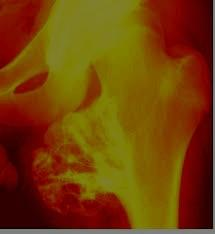
%> input picture Images/1.jpg, 215 x 234 px
$ octave Main.m   (GNU Octave 9; MATLAB toolbox functions it lacks are replaced by stand-ins)
%> lines starting %> are read from the running program, lines starting %| are printed output that depends on the picture; in (x1, y1, x2, y2) boxes, pixels count from 0 and x2, y2 are one past the last pixel; in counts of white or black regions, pixels touching at a corner belong together; the program's own positions count from 1
### Final_Code_25_02_18/Conve.m
function res = Conve(img)
map = hot(64);
[l,w] = size(map);
a = img;
a = double(a);
a(a==0) = 1;
ci = ceil(l*a/max(a(:)));
[il,iw] = size(a);
r = zeros(il,iw);
g = zeros(il,iw);
b = zeros(il,iw);
r(:) = map(ci,1);
g(:) = map(ci,2);
b(:) = map(ci,3);
res = zeros(il,iw,3);
res(:,:,1) = r;
res(:,:,2) = g;
res(:,:,3) = b;

### Final_Code_25_02_18/TextureFeatureExtraction.m
function [out] = SecondOrderFeatures(glcmin,pairs)

if ((nargin > 2) || (nargin == 0))
elseif ( (nargin == 2) )
    if ((size(glcmin,1) <= 1) || (size(glcmin,2) <= 1))
    elseif ( size(glcmin,1) ~= size(glcmin,2) )
    end
elseif (nargin == 1) % only GLCM is entered
    pairs = 0; % default is numbers and input 1 for percentage
    if ((size(glcmin,1) <= 1) || (size(glcmin,2) <= 1))
    elseif ( size(glcmin,1) ~= size(glcmin,2) )
    end
end


format short
if (pairs == 1)
    newn = 1;
    for nglcm = 1:2:size(glcmin,3)
        glcm(:,:,newn)  = glcmin(:,:,nglcm) + glcmin(:,:,nglcm+1);
        newn = newn + 1;
    end
elseif (pairs == 0)
    glcm = glcmin;
end

size_glcm_1 = size(glcm,1);
size_glcm_2 = size(glcm,2);
size_glcm_3 = size(glcm,3);

% checked
out.autoc = zeros(1,size_glcm_3); % Autocorrelation: [2]
out.contr = zeros(1,size_glcm_3); % Contrast: matlab/[1,2]
out.corrm = zeros(1,size_glcm_3); % Correlation: matlab
out.corrp = zeros(1,size_glcm_3); % Correlation: [1,2]
out.cprom = zeros(1,size_glcm_3); % Cluster Prominence: [2]
out.cshad = zeros(1,size_glcm_3); % Cluster Shade: [2]
out.dissi = zeros(1,size_glcm_3); % Dissimilarity: [2]
out.energ = zeros(1,size_glcm_3); % Energy: matlab / [1,2]
out.entro = zeros(1,size_glcm_3); % Entropy: [2]
out.homom = zeros(1,size_glcm_3); % Homogeneity: matlab
out.homop = zeros(1,size_glcm_3); % Homogeneity: [2]
out.maxpr = zeros(1,size_glcm_3); % Maximum probability: [2]

out.sosvh = zeros(1,size_glcm_3); % Sum of sqaures: Variance [1]
out.savgh = zeros(1,size_glcm_3); % Sum average [1]
out.svarh = zeros(1,size_glcm_3); % Sum variance [1]
out.senth = zeros(1,size_glcm_3); % Sum entropy [1]
out.dvarh = zeros(1,size_glcm_3); % Difference variance [4]
%out.dvarh2 = zeros(1,size_glcm_3); % Difference variance [1]
out.denth = zeros(1,size_glcm_3); % Difference entropy [1]
out.inf1h = zeros(1,size_glcm_3); % Information measure of correlation1 [1]
out.inf2h = zeros(1,size_glcm_3); % Informaiton measure of correlation2 [1]
%out.mxcch = zeros(1,size_glcm_3);% maximal correlation coefficient [1]
%out.invdc = zeros(1,size_glcm_3);% Inverse difference (INV) is homom [3]
out.indnc = zeros(1,size_glcm_3); % Inverse difference normalized (INN) [3]
out.idmnc = zeros(1,size_glcm_3); % Inverse difference moment normalized [3]

glcm_sum  = zeros(size_glcm_3,1);
glcm_mean = zeros(size_glcm_3,1);
glcm_var  = zeros(size_glcm_3,1);
u_x = zeros(size_glcm_3,1);
u_y = zeros(size_glcm_3,1);
s_x = zeros(size_glcm_3,1);
s_y = zeros(size_glcm_3,1);

% checked p_x p_y p_xplusy p_xminusy
p_x = zeros(size_glcm_1,size_glcm_3); % Ng x #glcms[1]
p_y = zeros(size_glcm_2,size_glcm_3); % Ng x #glcms[1]
p_xplusy = zeros((size_glcm_1*2 - 1),size_glcm_3); %[1]
p_xminusy = zeros((size_glcm_1),size_glcm_3); %[1]
% checked hxy hxy1 hxy2 hx hy
hxy  = zeros(size_glcm_3,1);
hxy1 = zeros(size_glcm_3,1);
hx   = zeros(size_glcm_3,1);
hy   = zeros(size_glcm_3,1);
hxy2 = zeros(size_glcm_3,1);


for k = 1:size_glcm_3 % number glcms

    glcm_sum(k) = sum(sum(glcm(:,:,k)));
    glcm(:,:,k) = glcm(:,:,k)./glcm_sum(k); % Normalize each glcm
    glcm_mean(k) = mean2(glcm(:,:,k)); % compute mean after norm
    glcm_var(k)  = (std2(glcm(:,:,k)))^2;

    for i = 1:size_glcm_1

        for j = 1:size_glcm_2

            out.contr(k) = abs(out.contr(k) + (abs(i - j))^2.*glcm(i,j,k));
            out.dissi(k) = abs(out.dissi(k) + (abs(i - j)*glcm(i,j,k)));
            out.energ(k) = abs(out.energ(k) + (glcm(i,j,k).^2));
            out.entro(k) = abs(out.entro(k) - (glcm(i,j,k)*log(glcm(i,j,k) + eps)));
            out.homom(k) = abs(out.homom(k) + (glcm(i,j,k)/( 1 + abs(i-j) )));
            out.homop(k) = abs(out.homop(k) + (glcm(i,j,k)/( 1 + (i - j)^2)));
            out.sosvh(k) = abs(out.sosvh(k) + glcm(i,j,k)*((i - glcm_mean(k))^2));

            out.indnc(k) = abs(out.indnc(k) + (glcm(i,j,k)/( 1 + (abs(i-j)/size_glcm_1) )));
            out.idmnc(k) = abs(out.idmnc(k) + (glcm(i,j,k)/( 1 + ((i - j)/size_glcm_1)^2)));
            u_x(k)          = u_x(k) + (i)*glcm(i,j,k);
            u_y(k)          = u_y(k) + (j)*glcm(i,j,k);
        end

    end
    out.maxpr(k) = abs(max(max(glcm(:,:,k))));
end
for k = 1:size_glcm_3

    for i = 1:size_glcm_1

        for j = 1:size_glcm_2
            p_x(i,k) = p_x(i,k) + glcm(i,j,k);
            p_y(i,k) = p_y(i,k) + glcm(j,i,k); % taking i for j and j for i
            if (ismember((i + j),[2:2*size_glcm_1]))
                p_xplusy((i+j)-1,k) = p_xplusy((i+j)-1,k) + glcm(i,j,k);
            end
            if (ismember(abs(i-j),[0:(size_glcm_1-1)]))
                p_xminusy((abs(i-j))+1,k) = p_xminusy((abs(i-j))+1,k) +...
                    glcm(i,j,k);
            end
        end
    end
end

for k = 1:(size_glcm_3)

    for i = 1:(2*(size_glcm_1)-1)
        out.savgh(k) = abs(out.savgh(k) + (i+1)*p_xplusy(i,k));
        % the summation for savgh is for i from 2 to 2*Ng hence (i+1)
        out.senth(k) = abs(out.senth(k) - (p_xplusy(i,k)*log(p_xplusy(i,k) + eps)));
    end

end
for k = 1:(size_glcm_3)

    for i = 1:(2*(size_glcm_1)-1)
        out.svarh(k) = abs(out.svarh(k) + (((i+1) - out.senth(k))^2)*p_xplusy(i,k));
    end

end
for k = 1:size_glcm_3
    for i = 0:(size_glcm_1-1)
        out.denth(k) = abs(out.denth(k) - (p_xminusy(i+1,k)*log(p_xminusy(i+1,k) + eps)));
        out.dvarh(k) = abs(out.dvarh(k) + (i^2)*p_xminusy(i+1,k));
    end
end

for k = 1:size_glcm_3
    hxy(k) = out.entro(k);
    for i = 1:size_glcm_1

        for j = 1:size_glcm_2
            hxy1(k) = hxy1(k) - (glcm(i,j,k)*log(p_x(i,k)*p_y(j,k) + eps));
            hxy2(k) = hxy2(k) - (p_x(i,k)*p_y(j,k)*log(p_x(i,k)*p_y(j,k) + eps));
        end
        hx(k) = hx(k) - (p_x(i,k)*log(p_x(i,k) + eps));
        hy(k) = hy(k) - (p_y(i,k)*log(p_y(i,k) + eps));
    end
    out.inf1h(k) = abs(( hxy(k) - hxy1(k) ) / ( max([hx(k),hy(k)]) ));
    out.inf2h(k) = abs(( 1 - exp( -2*( hxy2(k) - hxy(k) ) ) )^0.5);
end

corm = zeros(size_glcm_3,1);
corp = zeros(size_glcm_3,1);
for k = 1:size_glcm_3
    for i = 1:size_glcm_1
        for j = 1:size_glcm_2
            s_x(k)  = s_x(k)  + (((i) - u_x(k))^2)*glcm(i,j,k);
            s_y(k)  = s_y(k)  + (((j) - u_y(k))^2)*glcm(i,j,k);
            corp(k) = corp(k) + ((i)*(j)*glcm(i,j,k));
            corm(k) = corm(k) + (((i) - u_x(k))*((j) - u_y(k))*glcm(i,j,k));
            out.cprom(k) = abs(out.cprom(k) + (((i + j - u_x(k) - u_y(k))^4)*...
                glcm(i,j,k)));
            out.cshad(k) = abs(out.cshad(k) + (((i + j - u_x(k) - u_y(k))^3)*...
                glcm(i,j,k)));
        end
    end
    s_x(k) = s_x(k) ^ 0.5;
    s_y(k) = s_y(k) ^ 0.5;
    out.autoc(k) = corp(k);
    out.corrp(k) = (corp(k) - u_x(k)*u_y(k))/(s_x(k)*s_y(k));
    out.corrm(k) = corm(k) / (s_x(k)*s_y(k));
end

### Final_Code_25_02_18/Main.m
warning off;
clear all;
close all;
clc;

% IMAGE ACQUISITION

Uiget=uigetfile('*.jpg;*.png','Pick an Image');
%> the answer given: ../Images/1.jpg
Image=imread(Uiget); %Read the Image into MATLAB
%> Image is the input picture: size 234x215x3 uint8; mean R, G, B 116.1, 65.1, 8.5
figure,imshow(Image);
title('Input Image');

% Intensity Image
[r c d]=size(Image); %Calculate Row Column Dimention (Layers) of the Image
%> r = 234; c = 215; d = 3

if d>2
    Image2=rgb2gray(Image); %If input image is RGB, then convert it into Gray format to calculate the intensity of the input image
else
    Image2=Image;
end

Ia1=Image2;
% % % % % % % % % % % % % % % % % % % % % % % % % % % % % % % % % % % %
% IMAGE DENOISING OR RESTORATION

% Adaptive Anisotropic  Filter
Iterations = 5; %Number of Iterations to be denoised
DiffusionPara = 30;
Image2 = double(Image2); %Double Recision ... to improve the MATLAB Memory
%> Image2: size 234x215 double
AnistoDiffuse = Image2;
Imo=str2double(Uiget(1:end-4));
% Center pixel distances.
X_Distance = 1; %Spacing between X and Y Directional coordinates
Y_Distance = 1; %Spacing between X and Y Directional coordinates
dd = sqrt(2); %Scaling Factor

% 2D convolution masks - finite differences - Impulse Response coefficients
% to do convolutional filter
Mask1 = [0 1 0; 0 -1 0; 0 0 0];
Mask2 = [0 0 0; 0 -1 0; 0 1 0];
Mask3 = [0 0 0; 0 -1 1; 0 0 0];
Mask4 = [0 0 0; 1 -1 0; 0 0 0];
Mask5 = [0 0 1; 0 -1 0; 0 0 0];
Mask6 = [0 0 0; 0 -1 0; 0 0 1];
Mask7 = [0 0 0; 0 -1 0; 1 0 0];
Mask8 = [1 0 0; 0 -1 0; 0 0 0];

% Anisotropic diffusion.
for t = 1:Iterations

        % performs multidimensional filtering using convolution
        Filter1 = imfilter(AnistoDiffuse,Mask1,'conv');
        Filter2 = imfilter(AnistoDiffuse,Mask2,'conv');
        Filter3 = imfilter(AnistoDiffuse,Mask4,'conv');
        Filter4 = imfilter(AnistoDiffuse,Mask3,'conv');
        Filter5 = imfilter(AnistoDiffuse,Mask5,'conv');
        Filter6 = imfilter(AnistoDiffuse,Mask6,'conv');
        Filter7 = imfilter(AnistoDiffuse,Mask7,'conv');
        Filter8 = imfilter(AnistoDiffuse,Mask8,'conv');

        Diffusion1 = 1./(1 + (Filter1/DiffusionPara).^2);
        Diffusion2 = 1./(1 + (Filter2/DiffusionPara).^2);
        Diffusion3 = 1./(1 + (Filter3/DiffusionPara).^2);
        Diffusion4 = 1./(1 + (Filter4/DiffusionPara).^2);
        Diffusion5 = 1./(1 + (Filter5/DiffusionPara).^2);
        Diffusion6 = 1./(1 + (Filter6/DiffusionPara).^2);
        Diffusion7 = 1./(1 + (Filter7/DiffusionPara).^2);
        Diffusion8 = 1./(1 + (Filter8/DiffusionPara).^2);

        % Discrete Partial Differential Function to Reconstruct the Image
        AnistoDiffuse = AnistoDiffuse + 0.1429*((1/(Y_Distance^2))*Diffusion1.*Filter1 + (1/(Y_Distance^2))*Diffusion2.*Filter2 +(1/(X_Distance^2))*Diffusion3.*Filter3 + (1/(X_Distance^2))*Diffusion4.*Filter4 + ...
                  (1/(dd^2))*Diffusion5.*Filter5 + (1/(dd^2))*Diffusion6.*Filter6 +(1/(dd^2))*Diffusion7.*Filter7 + (1/(dd^2))*Diffusion8.*Filter8 );
end

AnistoDiffuse=uint8(ceil(AnistoDiffuse));
%> AnistoDiffuse: size 234x215 uint8
Ie2=AnistoDiffuse;
AnistoDiffuse = Conve(AnistoDiffuse);
figure,imshow(AnistoDiffuse/2);
title('Filtered Image using Anisotropic Diffusion Filter');

Ke=imsubtract(uint8(Ia1),uint8(Ie2));
figure,imshow(Ke*15);
title('Noise Content');
% % % % % % % % % % % % % % % % % % % % % % % % % % % % % % % % % % % % % % % % %
x=uint8(Image2);
p=uint8(AnistoDiffuse);
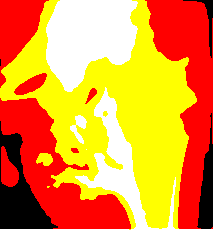
%> p: size 234x215x3 uint8; mean R, G, B 0.925, 0.589, 0.217; drawn with 1 as white
si=size(x);
%> si = [234 215]
m=si(1);
%> m = 234
n=si(2);
%> n = 215
x=double(x);
p=double(p);
%> p: size 234x215x3 double
mse=0;
for i=1:m
    for j=1:n
    mse=mse+(x(i,j)-p(i,j))^2;
    end
end
%> after the loop, mse = 328744202
U=str2double(Uiget(1:end-4));
mse=mse/(m*n);
%> mse = 6534.4
psn=25*log10((255^2)/mse);
%> psn = 24.95
disp('Peak Signal to Noise Ratio using Anisotropic Diffusion Filter ...');
disp(psn);
%| 24.947
disp('Mean Square Error using Anisotropic Diffusion Filter ...');
disp(mse);
%| 6534.4

% IMAGE ENHANCEMENT

% Input Image enhancement using Mean adjustment (Mean adjustment is used to
% improve the contrast, brightness)

% Intensity Thresholding
MediumThresholding=0.5; %Medium Thresholding limit .5
LowerThresholding=0.008; %Lower Thresholding limit 0
UpperThresholding=0.992; %Upper thresholding limit 1
AMF=AnistoDiffuse;
[R C D]=size(AMF); %If D=3 Multispectral Image, If D=1 Panchromic image
%> R = 234; C = 215; D = 3

if D==3 %Condition for Image
    ColorImageUpperThreshold=0.04; %Bandwidth of the image 0.05 (+)
    ColorImageLowerThreshold=-0.04;%Bandwidth of the image -0.05 (-)
%     National Television System Committee ... Which contains Luminance
    NTSC=rgb2ntsc(AMF); %Standard color format (National Television Standard Color)
%> NTSC: size 234x215x3 double; mean of channels 1, 2, 3 0.623, 0.317, -0.0506
    MeanAdjust=ColorImageUpperThreshold-mean(mean(NTSC(:,:,2)));%Green Layer
%> MeanAdjust = -0.277
    NTSC(:,:,2)=NTSC(:,:,2)+MeanAdjust*(0.596-NTSC(:,:,2));
%> NTSC: size 234x215x3 double; mean of channels 1, 2, 3 0.623, 0.24, -0.0506
    MeanAdjust=ColorImageLowerThreshold-mean(mean(NTSC(:,:,3))); %Blue Layer
%> MeanAdjust = 0.0106
    NTSC(:,:,3)=NTSC(:,:,3)+MeanAdjust*(0.523-NTSC(:,:,3));
%> NTSC: size 234x215x3 double; mean of channels 1, 2, 3 0.623, 0.24, -0.0445
else
    NTSC=double(AMF)./255; %All the image class is uint8 (unsigned Integer 8) 2^8=256.. there is linear variation
%     from 0 to 255) ... InputImage should be converted from uint8 to double
% '.'Scalar Product
end
% Mean Adjustment on the PAN Input Image
MeanAdjust=MediumThresholding-mean(mean(NTSC(:,:,1)));
%> MeanAdjust = -0.123
NTSC(:,:,1)=NTSC(:,:,1)+MeanAdjust*(1-NTSC(:,:,1)); %Mean adjustment formula
%> NTSC: size 234x215x3 double; mean of channels 1, 2, 3 0.577, 0.24, -0.0445
if D==3
    NTSC=ntsc2rgb(NTSC);
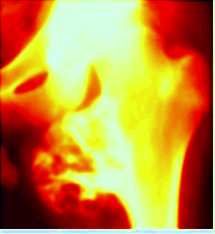
%> NTSC: size 234x215x3 double; mean R, G, B 0.771, 0.557, 0.243
end
AMF=NTSC.*255; %uint8

%--------------------calculation of Minima and Maxima of the Mean adjusted InputImage ----------------------
for k=1:D
    Sort=sort(reshape(AMF(:,:,k),R*C,1)); %Convert the MxN matrix into column Matrix (Mx1)
    Minima(k)=Sort(ceil(LowerThresholding*R*C)); %Calculate the Minima
    Maxima(k)=Sort(ceil(UpperThresholding*R*C));%Calculate the maxima
end
%> after the loop, Maxima = [234.3 255 255]; Minima = [30.65 0 0]
%----------------------------------------------------------------------
if D==3
    Minima=rgb2ntsc(Minima);
%> Minima = [9.16 18.27 6.47]
    Maxima=rgb2ntsc(Maxima);
%> Maxima = [248.8 -12.36 -4.37]
end
%----------------------------------------------------------------------
AMF=(AMF-Minima(1))/(Maxima(1)-Minima(1));%Ganzolez book 'Fundamentals of Digital Image Processing'
Enhancement=uint8(AMF.*255);
figure,imshow(Enhancement);
title('Contrast Enhanced InputImage');
[ra ca da]=size(Enhancement);
%> ra = 234; ca = 215; da = 3
if da>2
    Enhancement=rgb2gray(Enhancement);
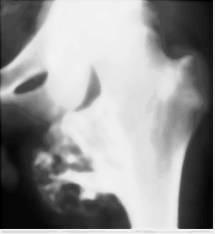
%> Enhancement: size 234x215 uint8; min 0, max 243, mean 149.8
end
% % % % % % % % % % % % % % % % % % % % % % % % % % % % % % % % % % % % % % % % % % % % % % % % % % % % % % % % % %
% SEGMENTATION
% MODIFIED FCM CLUSTERING SEGMENTATION
[Row Col]=size(Enhancement);
%> Row = 234; Col = 215
R=Row;
C=4;                            %Initialize the Class. K indicates that Weight Index for clustering
Enhancement=double(Enhancement);            %Double Precision of the image
%> Enhancement: size 234x215 double
NwIm=Enhancement;
Enhancement=Enhancement(:);                 %Convert M x N Matrix into M x 1 Matrix in order to simplify the mathematical process
MiPix=min(Enhancement);               %Calculate the Minima of the pixel
%> MiPix = 0
Enhancement=Enhancement-MiPix+1;            %Calculate the posteriori probability using Baye's Rule
Len=length(Enhancement);              %Calculate the length of the matrix
Histx=max(Enhancement)+1;             %Estimate the Maxima of the image pixel...Calculate the Histogram of the maxima pixel by adding 1
%> Histx = 245
Buff=zeros(1,Histx);            %Initiate Empty (Zero) Buffer 1
Buffc=zeros(1,Histx);           %Initiate Empty (Zero) Buffer 2

for i=1:Len
    if(Enhancement(i)>0)
        Buff(Enhancement(i))=Buff(Enhancement(i))+1; %Estimate intensity pixels by comparing the Histogram of each pixels
    end
end
%> after the loop, Buff = 245 values, max 2949 at index 242, min 0 at index 2, mean 205.3
LocPix=find(Buff);                  %Find the Location of the intensity pixels
%> LocPix = 56 values from 1 to 244
Buffl=length(LocPix);               %Length of the Intensity Pixels
%> Buffl = 56
Cent=(1:C)*Histx/(C+1);             %Calculate the centre point using Histogram
%> Cent = [49 98 147 196]

while(1)
    ReNm=Cent;
    % Classification Process starts here
    for i=1:Buffl
        Ab=abs(LocPix(i)-Cent);       %Calculate the absolute centroid position between central point and the Location of the intensity pixels
        Fib=find(Ab==min(Ab));        %Find the Minima of the above difference
        Buffc(LocPix(i))=Fib(1);      %Classification pixels
    end

    % Mean Estimation
    for i=1:C
        a=find(Buffc==i);             %Find the location of classified pixels
        Cent(i)=sum(a.*Buff(a))/sum(Buff(a)); %Calculate the mean of the classified pixels
    end

    if(Cent==ReNm)
        break;
    end
end
%> this loop made 6 passes
%> ReNm on passes 1 to 6: [49 98 147 196], [41.09 93.18 147.5 227.3], [34.93 82.6 154 229.6], [31.46 78.37 158.2 230.9], [29.45 75.95 158.2 230.9], [29.45 74.85 156.9 230.9]
%> after the loop, Buffc = 245 values, max 4 at index 198, min 0 at index 2, mean 0.608; Cent = [29.45 74.85 156.9 230.9]
% calculate OutImg
Len=size(NwIm);         %Estimate the size of the image
OutImg=zeros(Len);      %Initiate the buffer
for i=1:Len(1)
    for j=1:Len(2)
        Ab=abs(NwIm(i,j)-Cent); %Calculate the absolute value of the image
        Comp=find(Ab==min(Ab)); %Find the location
        OutImg(i,j)=Comp(1);    %Output image
    end
end
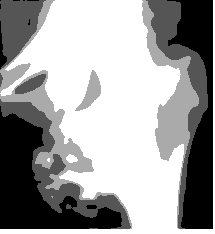
%> OutImg: size 234x215 double; min 1, max 4, mean 2.87; drawn with min black and max white
figure,imshow(OutImg,[])
title('Clustered Image');
vv=(OutImg);
Ox=zeros(r,c);
Mx=max(max(vv));
%> Mx = 4
for i=1:r
    for j=1:c
        if vv(i,j)==Mx;
            Ox(i,j)=vv(i,j);
        end
    end
end
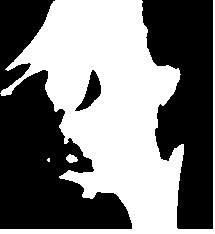
%> Ox: size 234x215 double; values 0 (black) and 4 (white), 47.9% white; 3 white regions (1 under 20 px), largest, box (x1, y1, x2, y2) and area: (0, 0, 215, 234) 24034, (66, 154, 78, 163) 74
load Y;
Enhancement=Ox;
Enhancement=double(Enhancement);
[Rx,Cx]=size(Enhancement);
Ie=cat(3,Enhancement,Enhancement);
THL=8;
THH=254;
R1=repmat(THL,Rx,Cx);
R2=repmat(THH,Rx,Cx);
Re=cat(3,R1,R2);
R12=repmat(0.01,Rx,Cx);
Ree=cat(3,R12,R12);
Diff=Ie-Re;
Diff=Diff.*Diff+Ree;
Reci=1./Diff;
RediD=Reci(:,:,1)+Reci(:,:,2);
Dx1=Diff(:,:,1).*RediD;
Rex=1./Dx1;
Nrex=Diff(:,:,2).*RediD;
Rep=1./Nrex;
Pw=cat(3,Rex,Rep);
FCM=zeros(Rx,Cx);
if U>=8
    [ri ci d]=size(Image2);
    H=zeros(ri,ci);
    figure,imshow(H);
    title('Modified Fuzzy C Means Segmentation');
    return;
end
O=Y{:,U};
for i=1:Rx
    for j=1:Cx
        if Enhancement(i,j)>0
            FCM(i,j)=254;
        else
            FCM(i,j)=0;
        end
    end
end
Fcc=FCM;
se = strel('line',3,2);
FCM = imerode(FCM,se);
%> FCM: size 234x215 double; values 0 (black) and 254 (white), 46.1% white; 3 white regions (1 under 20 px), largest, box (x1, y1, x2, y2) and area: (0, 0, 215, 234) 23118, (67, 155, 77, 163) 56
figure,imshow(FCM,[]);
title('Modified Fuzzy C Means Segmentation');
figure,imshow(O);
title('Segmented BMD');
Oe=O.*255;
On(:,:,1)=Oe;
On(:,:,2)=Oe;
On(:,:,3)=Oe;
Imnew=imadd(double(Image),On);
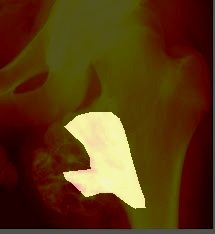
%> Imnew: size 234x215x3 double; mean R, G, B 139.6, 88.6, 32; drawn with min black and max white
figure,imshow(uint8(Imnew))
%> after `imshow(uint8(Imnew))`:
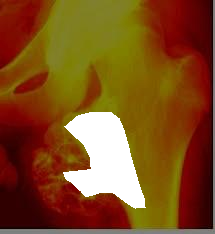
%> displayed picture: size 234x215x3, on the screen's scale of 0 to 255; mean R, G, B 127.9, 77.9, 31.4
title('Superimposition of input and output images');
% % % % % % % % % % % % % % % % % % % % % % % % % % % % % % % % % % % % % % % % % % % % % % % % % % % % %
% FEATURE EXTRACTION
% % % % % % % % % % % % % % % % % % % % % % % % % % % % % % % % % % % % % %
disp('Feature Extraction for Segmented Image');
echo on;
%           Autocorrelation
%           amplitude
%           Correlation
%           Correlation
%           Cluster Prominence
%           Cluster Shade
%           Dissimilarity
%           Energy
%           Entropy
%           Homogeneity
%           Maximum probability
%           Sum of Squares
%           Sum Average
%           Sum Variance
%           Sum Entropy
%           Difference variance
%           Difference entropy
%           Information measures of correlation (1)
%           Information measures of correlation (2)
%           Maximal correlation coefficient
%           Inverse difference normalized (INN)
%           Inverse difference moment normalized (IDN)
echo off;
Ln=0;
for i=1:r
    for j=1:c
        if O(i,j)==Mx;
            Ln=Ln+1;
        end
    end
end
%> after the loop, Ln = 0
FEA = graycomatrix(abs(O),'Offset',[2 0;0 2]);
statsL = TextureFeatureExtraction(FEA,0);
disp('GLCM Feature Extraction');
disp(statsL);
% % % % % % % % % % % % % % % % % % % % % % % % % % % % % % % % % % % % % % %
Features=[Ln statsL.autoc(1) statsL.contr(1) statsL.corrm(1) statsL.corrp(1) ...
    statsL.cprom(1) statsL.cshad(1) statsL.dissi(1) statsL.homom(1) statsL.entro(1) statsL.energ(1) ...
    statsL.maxpr(1) statsL.sosvh(1) statsL.savgh(1) statsL.svarh(1) statsL.senth(1) statsL.dvarh(1) ...
    statsL.denth(1) statsL.inf1h(1) statsL.inf2h(1) statsL.indnc(1) statsL.idmnc(1) statsL.autoc(2) ...
    statsL.contr(2) statsL.corrm(2) statsL.corrp(2) statsL.cprom(2) statsL.cshad(2) statsL.dissi(2) ...
    statsL.homom(2) statsL.entro(2) statsL.energ(2) statsL.maxpr(2) statsL.sosvh(2) statsL.savgh(2) ...
    statsL.svarh(2) statsL.senth(2) statsL.dvarh(2) statsL.denth(2) statsL.inf1h(2) statsL.inf2h(2) ...
    statsL.indnc(2) statsL.idmnc(2)];
%> Features = 43 values, max 2324 at index 27, min 0 at index 1, mean 118.9
Parameters=regionprops(O,'Area')
Parameters=regionprops(O,'Eccentricity')
Parameters=regionprops(O,'Perimeter')
Parameters=regionprops(O,'Solidity')
Mean=mean(mean(O))
Std=std(std(O))
Entropy=entropy(O)
